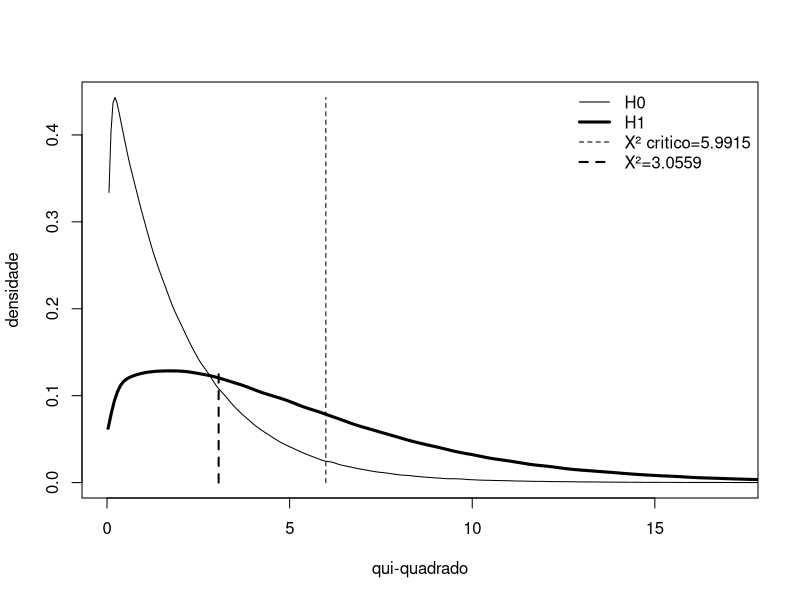

Write R code to recreate this figure.
alfa <- 0.05
tbl <- ("
Droga  ComNausea SemNausea
        A     3         5
        B     7         2
        C     6         3
        ")
tcrxc <- as.matrix(read.table(textConnection(tbl),header=TRUE,row.names=1))
print (tcrxc)
res <- chisq.test(tcrxc,simulate.p.value=TRUE,B=1e6)
print(res)
x2 <- res$statistic # estatistica de teste qui-quadrado 
n <- sum(res$observed)
r <- nrow(tcrxc) 
c <- ncol(tcrxc) 
df <- (r-1)*(c-1) # graus de liberdade de tabela de contingencia rxc
qui_critico <- qchisq(1-alfa,df)
phi2 <- x2/n # phi ou w de Cohen
dim <- min(r,c)-1 # dimensao de tcrxc: dim = max(phi^2)
V <- sqrt(phi2/dim) 
cat("V de Cramer =",V)	

# distribuicao qui quadrado sob H0
qui <- rchisq(1e6, df)
dqui <- density(qui)
# distribuicao qui quadrado sob H1
quih1 <- rchisq(1e6, df, x2)
dquih1 <- density(quih1)
# sugestao para os eixos, evitando cauda muito longa
# media da dist. qui^2
mediah0 <- df
dph0 <- sqrt(2*df)
mediah1 <- df+x2
dph1 <- sqrt(2*(df+2*x2))
maxx <- mediah1+3*dph1
maxy <- max(c(dqui$y,dquih1$y))
maxyXcal <- max(dquih1$y)
plot(dqui$x[dqui$x>0],dqui$y[dqui$x>0],xlim=c(0,maxx),
     ylim=c(0,maxy), xlab="qui-quadrado", ylab="densidade", type="l")
lines(dquih1$x[dquih1$x>0],dquih1$y[dquih1$x>0],lwd=3)
lines(c(qui_critico,qui_critico),c(0,maxy), lty=2)
lines(c(x2,x2),c(0,maxyXcal), lwd=2, lty=2)
legend ("topright",
        c("H0", "H1",
          paste("X² critico=",round(qui_critico,4),sep=""),
          paste("X²=",round(x2,4),sep="")), 
        pch=c(NA,NA,NA,NA), 
        lwd=c(1,3,1,2), 
        lty=c(1,1,2,2), 
        col=c("#000000","#000000","#000000","#000000"), 
        box.lwd=0,
        bg="transparent")

